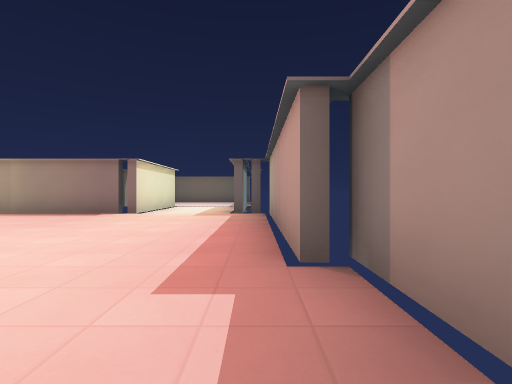
View 1 (above)

20 first-person views from a walk through a level from a Godot 3-D game. The camera is 1.2 m above the floor, looks level and sees 85° across. The floor is counted in squares, 2 m on a side. Each view is taken from the middle of a square. On the plan, view 1 faces up. The plan holds only what a view shows up to about 9 squares ahead; the rest is blank. The place goes on beyond the plan. Characters and animated objects are not drawn. Surface patterns are stand-ins for the level's own textures.

View 2
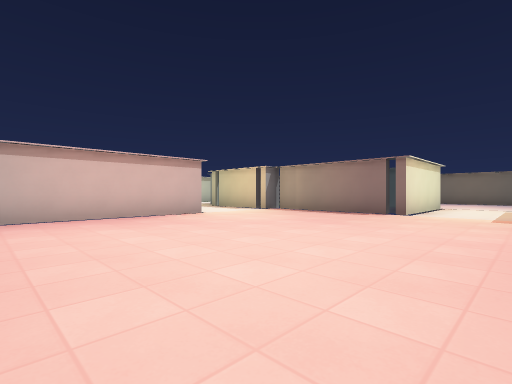

View 3
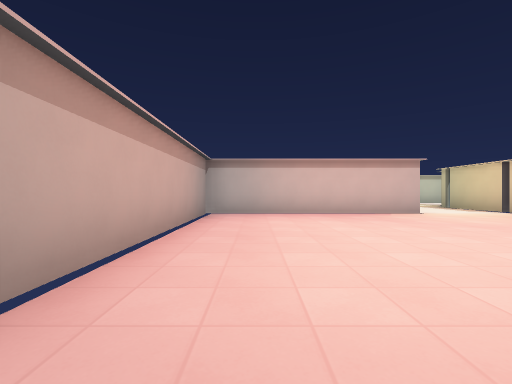

View 4
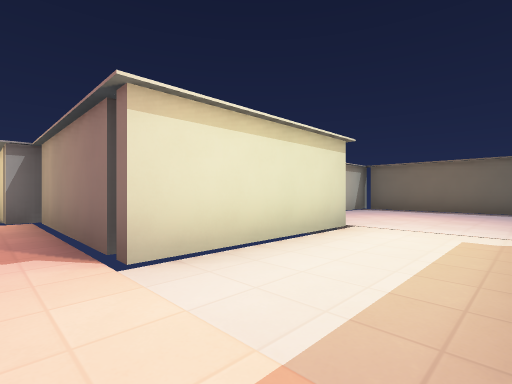

View 5
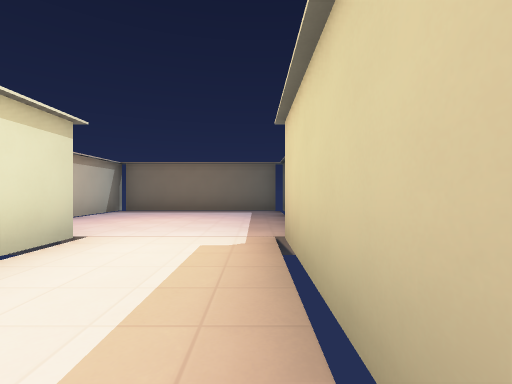

View 6
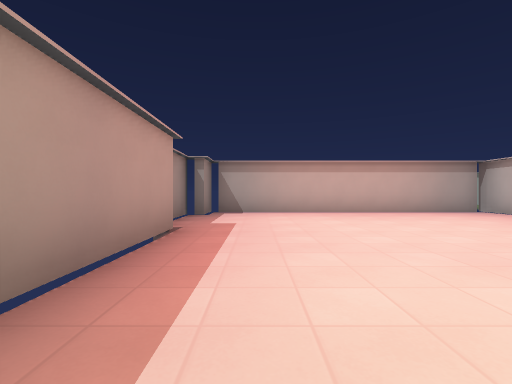

View 7
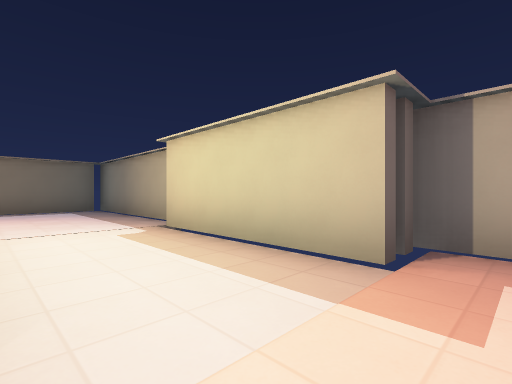

View 8
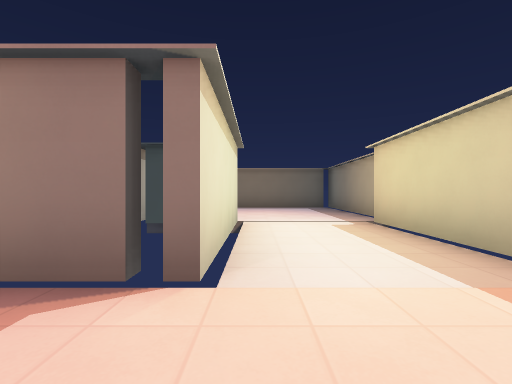

View 9
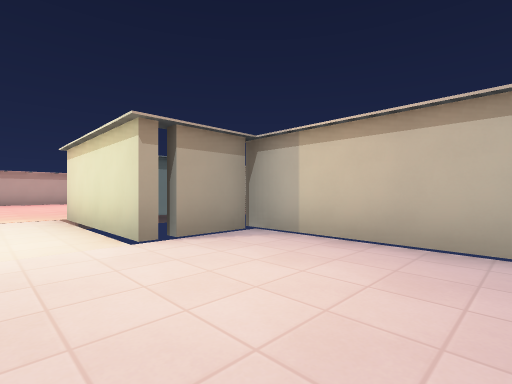

View 10
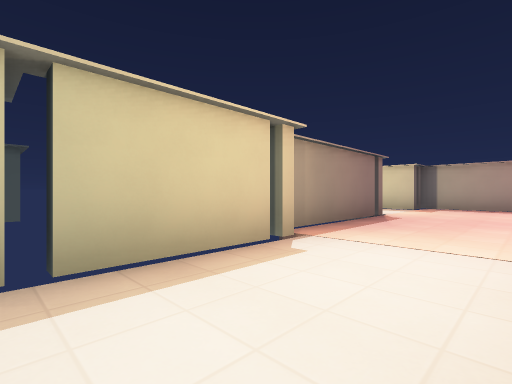

View 11
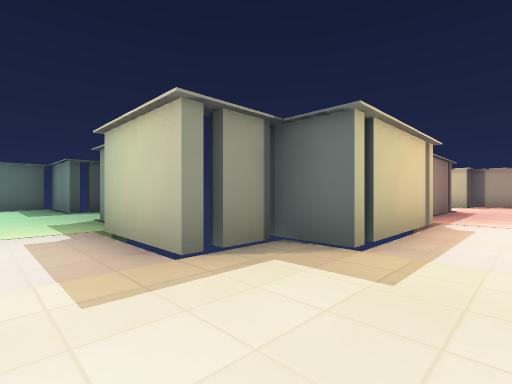

View 12
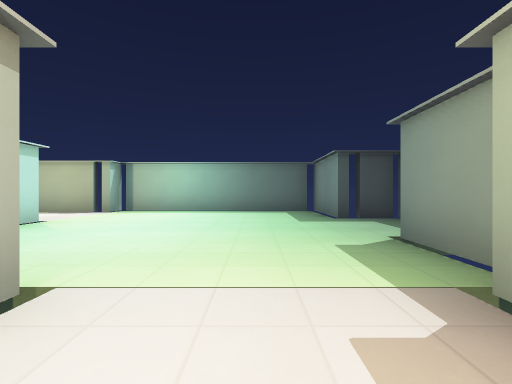

View 13
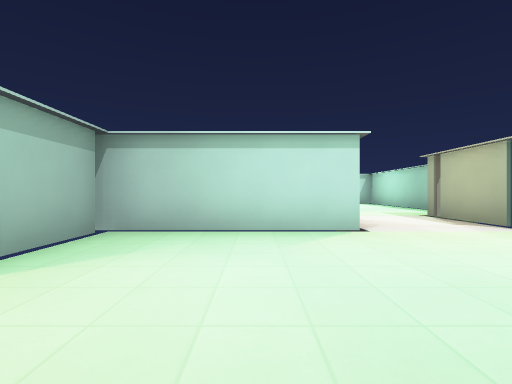

View 14
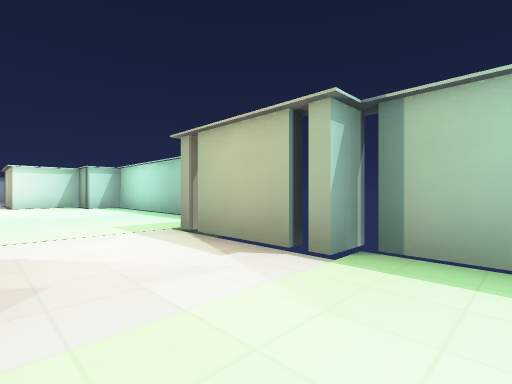

View 15
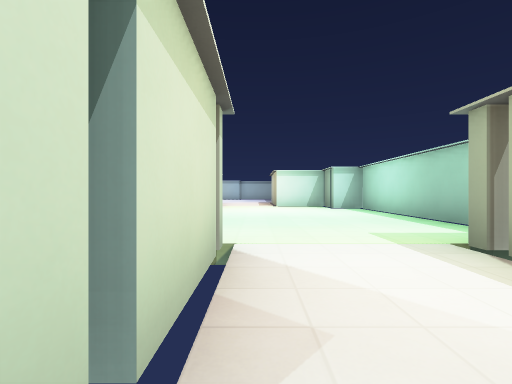

View 16
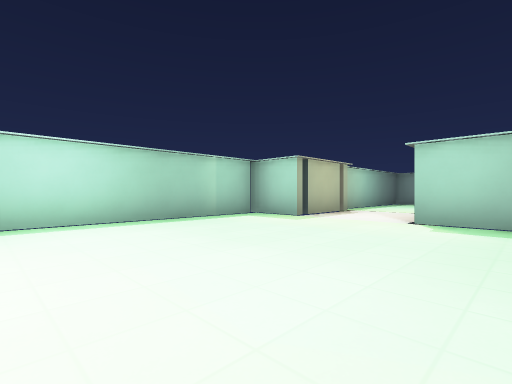

View 17
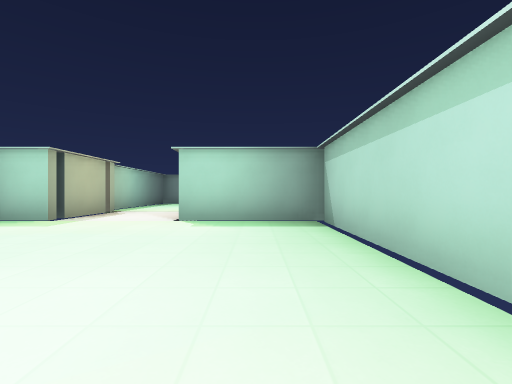

View 18
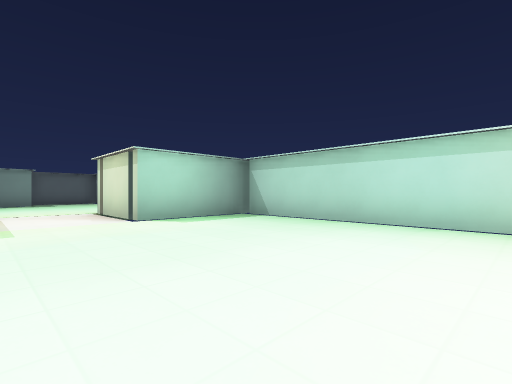

View 19
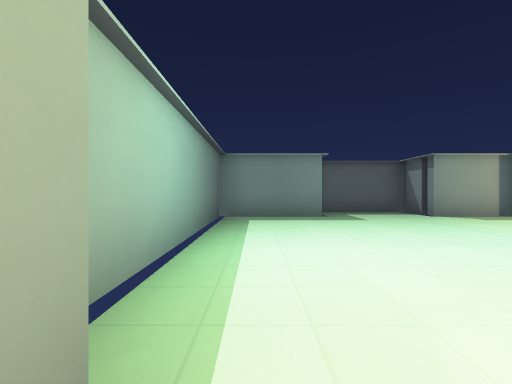

View 20
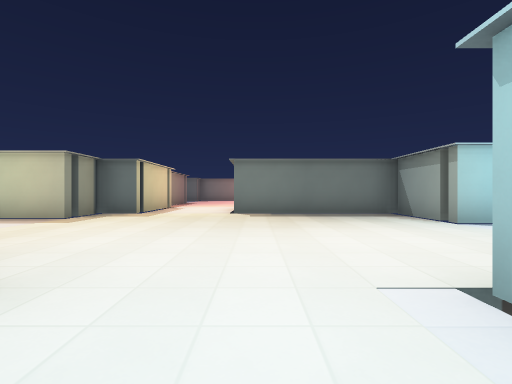

### Floor plan
Points are (right, up) in squares from view 1. A wall is a line through its corners. A room is listed if a view was taken in it or the views show most of it. See-through windows are left out.
Room 1 (views 1, 2, 3, 4, 5, 6, 7, 8, 9, 10, 11, 12, 13, 14, 15, 16, 17, 18, 19, 20)
walls: (-11.1, 0) (-11.1, 4.6); (-13.1, 0.1) (-11.4, 0.1); (-13.6, -0.6) (-13.6, 0.1); (-7.9, 4.8) (-7.9, -1.6); (-7.6, -1.4) (0.4, -1.4) (0.4, -0.4); (-11.4, 8.4) (-12.6, 8.4) (-12.6, 10.6); (-7.9, 7.4) (-11.1, 7.4) (-11.1, 8.6); (-12.1, 10.6) (-12.1, 12.6) (-10.9, 12.6); (-3.9, 7.9) (-7.9, 7.9); (-10.6, 12.4) (-10.6, 15.1); (-18.1, 10.6) (-16.5, 10.6); (0.4, 2.4) (0.4, 8); (-0.6, 7.9) (-0.6, 11.6); (-21.1, 11.4) (-21.1, 14.6) (-18.4, 14.6) (-18.4, 10.4); (0.9, -0.6) (0.9, 2.6); (-10.9, 15.4) (-12.1, 15.4) (-12.1, 18); (-0.1, 12.5) (-0.1, 17); (-12.4, 17.9) (-18.1, 17.9); (-5.4, 17) (-5.4, 11.6) (-3.4, 11.6) (-3.4, 7.9); (-18.4, 17.4) (-21.1, 17.4) (-21.1, 19.1); (-26.9, 11.6) (-21.4, 11.6); (-0.4, 16.9) (-5.1, 16.9); (-21.4, 18.9) (-27, 18.9)
ways out: gap at (-18.5, 18); gap at (-18, 10); gap at (-11, 12); gap at (-11, 16); gap at (-8, 8); gap at (-5, 11); gap at (-5, 17); gap at (0, -2)

Where each view was taken, in squares from view 1:
view 1: 0 up, 0 right, facing up
view 2: 0 up, 1 left, facing up-left
view 3: 0 up, 0 right, facing left
view 4: 7 up, 1 left, facing up-left
view 5: 8 up, 1 left, facing up
view 6: 7 up, 1 left, facing down
view 7: 7 up, 3 left, facing up-right
view 8: 6 up, 3 left, facing up
view 9: 15 up, 2 left, facing down-left
view 10: 5 up, 11 left, facing up-right
view 11: 6 up, 14 left, facing up-right
view 12: 9 up, 14 left, facing up
view 13: 13 up, 14 left, facing left
view 14: 15 up, 17 left, facing up-left
view 15: 15 up, 18 left, facing left
view 16: 13 up, 27 left, facing up-right
view 17: 13 up, 27 left, facing right
view 18: 17 up, 27 left, facing down-right
view 19: 17 up, 19 left, facing right
view 20: 4 up, 19 left, facing right
